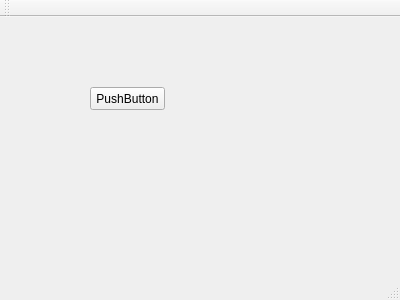
<?xml version="1.0" encoding="UTF-8"?>
<ui version="4.0">
 <class>MainWindow</class>
 <widget class="QMainWindow" name="MainWindow">
  <property name="geometry">
   <rect>
    <x>0</x>
    <y>0</y>
    <width>400</width>
    <height>300</height>
   </rect>
  </property>
  <property name="windowTitle">
   <string>MainWindow</string>
  </property>
  <widget class="QWidget" name="centralWidget">
   <widget class="QPushButton" name="pushButton">
    <property name="geometry">
     <rect>
      <x>90</x>
      <y>70</y>
      <width>75</width>
      <height>23</height>
     </rect>
    </property>
    <property name="text">
     <string>PushButton</string>
    </property>
   </widget>
  </widget>
  <widget class="QMenuBar" name="menuBar">
   <property name="geometry">
    <rect>
     <x>0</x>
     <y>0</y>
     <width>400</width>
     <height>23</height>
    </rect>
   </property>
  </widget>
  <widget class="QToolBar" name="mainToolBar">
   <attribute name="toolBarArea">
    <enum>TopToolBarArea</enum>
   </attribute>
   <attribute name="toolBarBreak">
    <bool>false</bool>
   </attribute>
  </widget>
  <widget class="QStatusBar" name="statusBar"/>
 </widget>
 <layoutdefault spacing="6" margin="11"/>
 <resources/>
 <connections/>
</ui>
